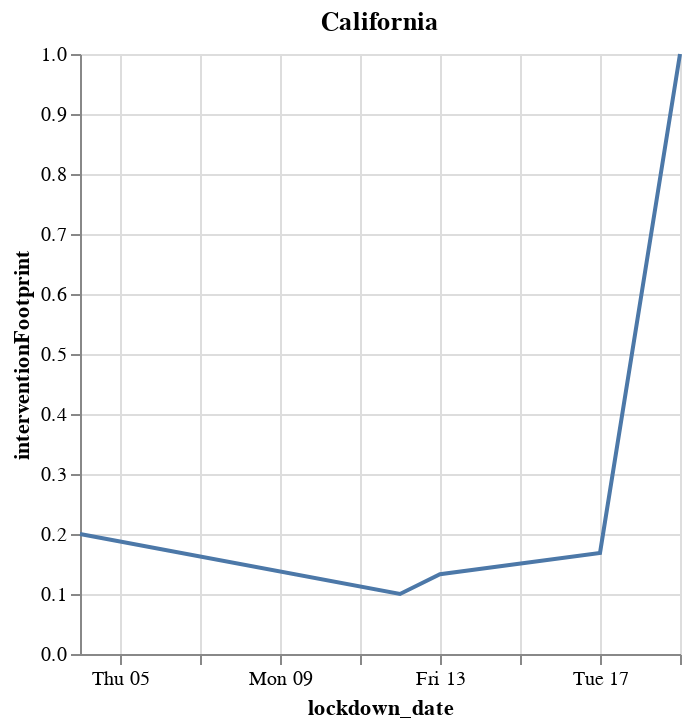

Source (notebook cell):
### Code cell
import altair as alt
alt.Chart(qdf).mark_line().encode(
    x = "lockdown_date",
    y = "interventionFootprint"
).properties(title=state)

### Figure 1 — Vega-Lite specification as saved in the notebook (floating-point values rounded to 4 significant figures)
{"config": {"title": {"font": "Khula"}, "axis": {"labelFont": "Khula", "titleFont": "Khula"}, "header": {"labelFont": "Khula", "titleFont": "Khula"}, "legend": {"labelFont": "Khula", "titleFont": "Khula"}}, "data": {"name": "data-c47e74a5c0dd79630200edede7203b9b"}, "mark": "line", "encoding": {"x": {"type": "temporal", "field": "lockdown_date"}, "y": {"type": "quantitative", "field": "interventionFootprint"}}, "title": "California", "$schema": "https://vega.github.io/schema/vega-lite/v4.0.2.json", "datasets": {"data-c47e74a5c0dd79630200edede7203b9b": [{"lockdown_date": "2020-03-04T00:00:00", "pctStateAffected": 1.0, "emoji_string": "e", "interventionFootprint": 0.2}, {"lockdown_date": "2020-03-12T00:00:00", "pctStateAffected": 1.0, "emoji_string": "g", "interventionFootprint": 0.1}, {"lockdown_date": "2020-03-13T00:00:00", "pctStateAffected": 0.2659, "emoji_string": "s", "interventionFootprint": 0.133}, {"lockdown_date": "2020-03-17T00:00:00", "pctStateAffected": 0.1685, "emoji_string": "l", "interventionFootprint": 0.1685}, {"lockdown_date": "2020-03-19T00:00:00", "pctStateAffected": 1.0, "emoji_string": "l", "interventionFootprint": 1.0}]}}
